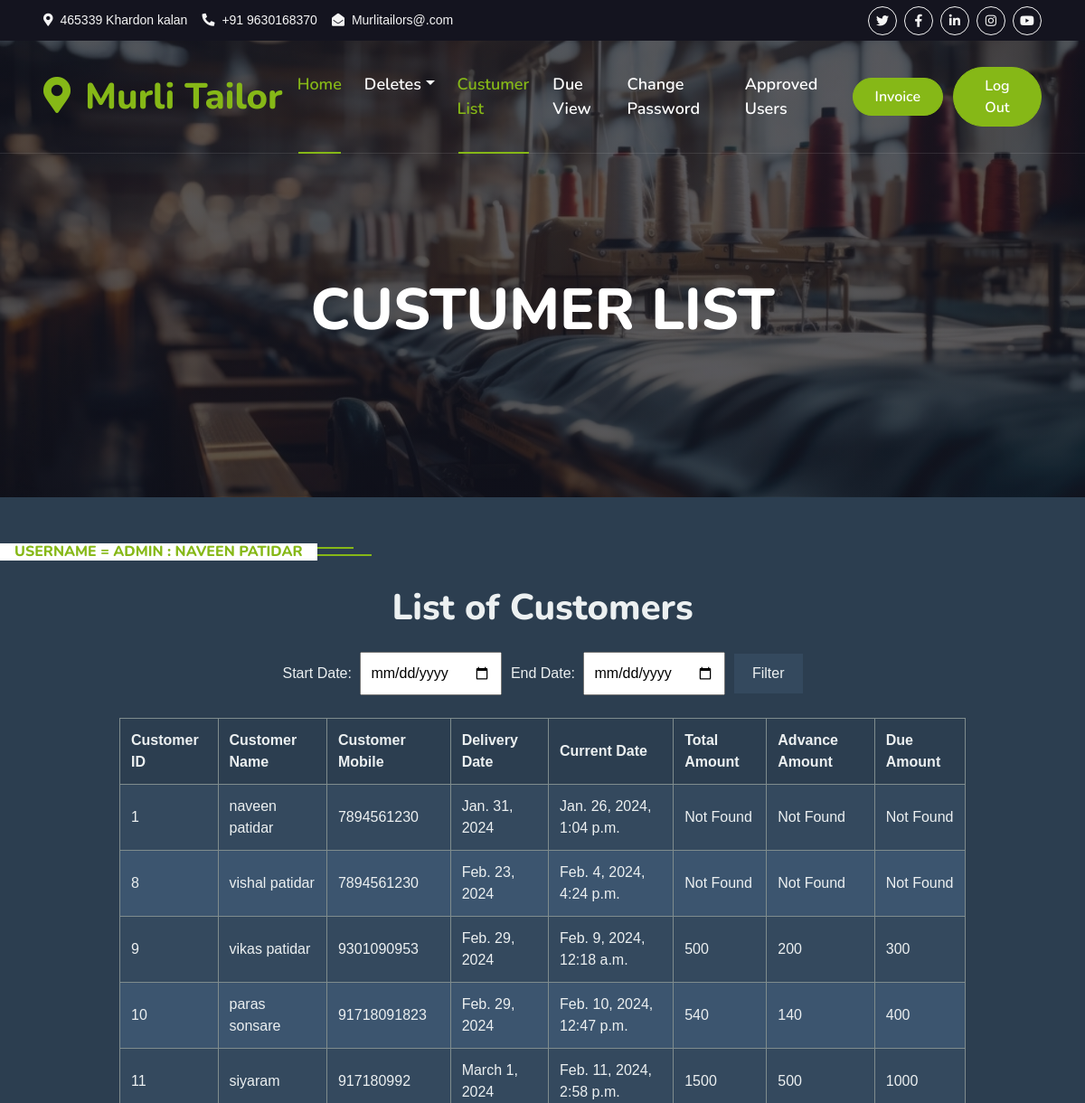
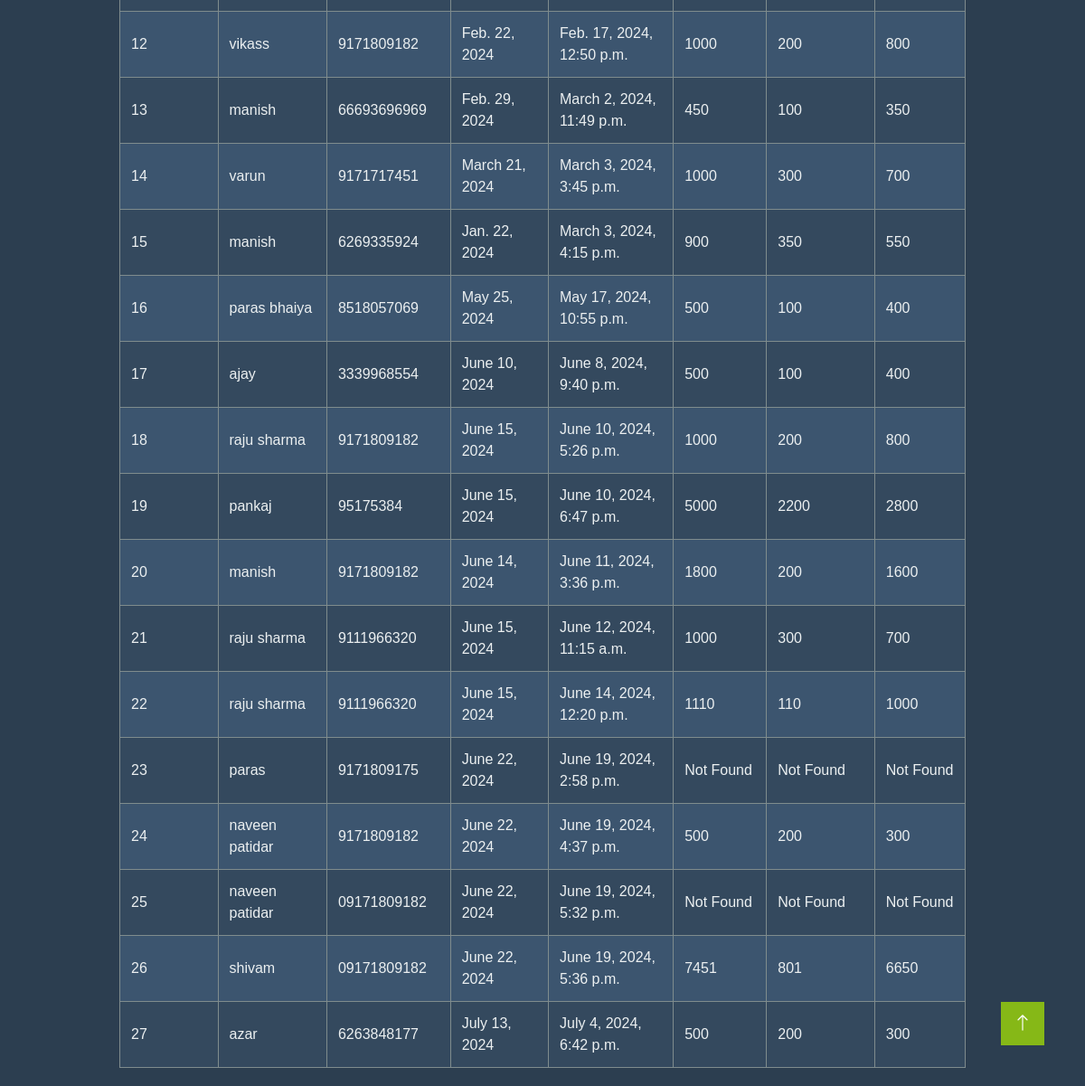
Screenshot of /TailorApp/filter/ with the database file from the repository (2 pictures, top to bottom).
### tailorrecipt/models.py (models this page shows, shortened)
class Addcustumer(models.Model):
    Tailorid=models.ForeignKey(User,on_delete=models.CASCADE)
    Custumerid=models.AutoField(primary_key=True)
    Custumer_name=models.CharField(max_length=100)
    Custumer_mobile=models.CharField(max_length=100)
    Delivery_date = models.DateField()
    Update=models.CharField(default="NOT UPDATED",max_length=100)
    Serial_no = models.CharField(max_length=20 ,unique=True)
    Current_date= models.DateTimeField('date published', default=timezone.now)
    Emailid=models.CharField(max_length=50)

### TailorApp/views.py (the view)
# urls.py: path('filter/',views.filter),
def filter(request):
    msg = ''
    start_date = request.GET.get('start_date')
    end_date = request.GET.get('end_date')
    if start_date and end_date:
        customers = Addcustumer.objects.filter(Delivery_date__range=[start_date, end_date])
    else:
        customers = Addcustumer.objects.all()
    for customer in customers:
        payment_details = Paymentdetails.objects.filter(Custumerid=customer.Custumerid)
        if payment_details.exists():
            total_amount = payment_details.aggregate(Sum('Totalamount'))['Totalamount__sum'] or 0
            advance_amount = payment_details.aggregate(Sum('Advanceamount'))['Advanceamount__sum'] or 0
            due_amount = payment_details.aggregate(Sum('Dueamount'))['Dueamount__sum'] or 0
            customer.Totalamount = total_amount
            customer.Advanceamount = advance_amount
            customer.Dueamount = due_amount
        else:
            customer.Totalamount = "Not Found"
            customer.Advanceamount = "Not Found"
            customer.Dueamount = "Not Found"
    return render(request, 'Filter.html', {'curl':curl,'msg': msg, 'customers': customers, 'start_date': start_date, 'end_date': end_date})

### TailorApp/templates/Filter.html (shortened to what this page needs)
{%  extends 'Masterindex.html'%}
{% load static %}
{%  block navbar  %}
<div class="container-fluid position-relative p-0">
    <nav class="navbar navbar-expand-lg navbar-light px-4 px-lg-5 py-3 py-lg-0">
        <a href="" class="navbar-brand p-0">
            <h1 class="text-primary m-0"><i class="fa fa-map-marker-alt me-3"></i>Murli Tailor</h1>
        </a>
        <div class="collapse navbar-collapse" id="navbarCollapse">
            <div class="navbar-nav ms-auto py-0">
                <a href="{{curl}}TailorApp/tailorhome" class="nav-item nav-link active">Home</a>
                <div class="nav-item dropdown">
                    <a href="{{curl}}pages" class="nav-link dropdown-toggle" data-bs-toggle="dropdown">Deletes</a>
                </div>
                <a href="{{curl}}TailorApp/custumerlist" class="nav-item nav-link active">Custumer List</a>
                <a href="{{curl}}TailorApp/dueview" class="nav-item nav-link">Due View</a>
                <a href="{{curl}}TailorApp/password" class="nav-item nav-link">Change Password</a>
                <a href="{{curl}}TailorApp/approved" class="nav-item nav-link">Approved Users</a>
            </div>
            <a href="{{curl}}TailorApp/idinvoice" class="btn btn-primary rounded-pill py-2 px-4">Invoice</a> &nbsp; &nbsp;
            <a href="{{curl}}login" class="btn btn-primary rounded-pill py-2 px-4">Log Out</a>
        </div>
    </nav>
    <div class="container-fluid bg-primary py-5 mb-5 hero-header">
        <div class="container py-5">
            <div class="row justify-content-center py-5">
                <div class="col-lg-10 pt-lg-5 mt-lg-5 text-center">
                    <h1 class="display-3 text-white mb-3 animated slideInDown">CUSTUMER LIST</h1>
                    </div>
                </div>
            </div>
        </div>
    </div>
{%  endblock navbar %}
{% block package %}
<h6 class="section-title bg-white text-center text-primary px-3">Username = Admin : Naveen patidar</h6>
{% endblock package %}
{% block booking %}
<!DOCTYPE html>
<html>
<head>
</head>
<body>
    <div class="container">
        <h1>List of Customers</h1>
        <form method="GET" action="">
            <label for="start_date">Start Date:</label>
            <input type="date" id="start_date" name="start_date" value="{{ start_date }}">
            <label for="end_date">End Date:</label>
            <input type="date" id="end_date" name="end_date" value="{{ end_date }}">
            <button type="submit">Filter</button>
        </form>
        <table>
            <thead>
                <tr>
                    <th>Customer ID</th>
                    <th>Customer Name</th>
                    <th>Customer Mobile</th>
                    <th>Delivery Date</th>
                    <th>Current Date</th>
                    <th>Total Amount</th>
                    <th>Advance Amount</th>
                    <th>Due Amount</th>
                </tr>
            </thead>
            <tbody>
                {% for customer in customers %}
                <tr>
                    <td>{{ customer.Custumerid }}</td>
                    <td>{{ customer.Custumer_name }}</td>
                    <td>{{ customer.Custumer_mobile }}</td>
                    <td>{{ customer.Delivery_date }}</td>
                    <td>{{ customer.Current_date }}</td>
                    <td>{{ customer.Totalamount }}</td>
                    <td>{{ customer.Advanceamount }}</td>
                    <td>{{ customer.Dueamount }}</td>
                </tr>
                {% endfor %}
            </tbody>
        </table>
    </div>
</body>
</html>
{% endblock booking %}

### tailorrecipt/static/css/style.css (style rules this page uses)
:root { --primary: #86B817; --secondary: #FE8800; --light: #F5F5F5; --dark: #14141F; }
.btn { font-family: 'Nunito', sans-serif; font-weight: 600; transition: .5s; }
.btn.btn-primary, .btn.btn-secondary { color: #FFFFFF; }
.navbar-light .navbar-nav .nav-link { font-family: 'Nunito', sans-serif; position: relative; margin-right: 25px; padding: 35px 0; color: #FFFFFF !important; font-size: 18px; font-weight: 600; outline: none; transition: .5s; }
.navbar-light .navbar-nav .nav-link:hover, .navbar-light .navbar-nav .nav-link.active { color: var(--primary) !important; }
@media (min-width: 992px) { .navbar-light { position: absolute; width: 100%; top: 0; left: 0; border-bottom: 1px solid rgba(256, 256, 256, .1); z-index: 999; } }
@media (min-width: 992px) { .navbar-light .navbar-nav .nav-link::before { position: absolute; content: ""; width: 0; height: 2px; bottom: -1px; left: 50%; background: var(--primary); transition: .5s; } }
@media (min-width: 992px) { .navbar-light .navbar-nav .nav-link:hover::before, .navbar-light .navbar-nav .nav-link.active::before { width: calc(100% - 2px); left: 1px; } }
.hero-header { background: linear-gradient(rgba(20, 20, 31, .7), rgba(20, 20, 31, .7)), url(../img/machine-2.jpg); background-position: center center; background-repeat: no-repeat; background-size: cover; }
.section-title { position: relative; display: inline-block; text-transform: uppercase; }
.section-title::before { position: absolute; content: ""; width: calc(100% + 80px); height: 2px; top: 4px; left: -40px; background: var(--primary); z-index: -1; }
.section-title::after { position: absolute; content: ""; width: calc(100% + 120px); height: 2px; bottom: 5px; left: -60px; background: var(--primary); z-index: -1; }

### TailorApp/templates/Filter.html (style rules this page uses)
body { font-family: Arial, sans-serif; margin: 0; padding: 0; background-color: #2c3e50; color: #ecf0f1; }
.container { width: 80%; margin: auto; overflow: hidden; }
h1 { text-align: center; margin: 20px 0; color: #ecf0f1; }
form { text-align: center; margin-bottom: 20px; }
input[type="date"] { padding: 10px; margin: 5px; }
button { padding: 10px 20px; background-color: #34495e; color: #ecf0f1; border: none; cursor: pointer; }
table { width: 100%; border-collapse: collapse; margin: 20px 0; background-color: #34495e; color: #ecf0f1; }
table, th, td { border: 1px solid #7f8c8d; }
th, td { padding: 12px; text-align: left; }
th { background-color: #2c3e50; }
tr:nth-child(even) { background-color: #3c556f; }
tr:nth-child(odd) { background-color: #34495e; }

### rows the page displays
Addcustumer: Custumerid "1", Custumer_name "naveen patidar", Custumer_mobile "7894561230", Delivery_date "Jan. 31, 2024", Current_date "Jan. 26, 2024, 1:04 p.m.", Totalamount "Not Found", Advanceamount "Not Found", Dueamount "Not Found"
Addcustumer: Custumerid "8", Custumer_name "vishal patidar", Custumer_mobile "7894561230", Delivery_date "Feb. 23, 2024", Current_date "Feb. 4, 2024, 4:24 p.m.", Totalamount "Not Found", Advanceamount "Not Found", Dueamount "Not Found"
Addcustumer: Custumerid "9", Custumer_name "vikas patidar", Custumer_mobile "9301090953", Delivery_date "Feb. 29, 2024", Current_date "Feb. 9, 2024, 12:18 a.m.", Totalamount "500", Advanceamount "200", Dueamount "300"
Addcustumer: Custumerid "10", Custumer_name "paras sonsare", Custumer_mobile "91718091823", Delivery_date "Feb. 29, 2024", Current_date "Feb. 10, 2024, 12:47 p.m.", Totalamount "540", Advanceamount "140", Dueamount "400"
Addcustumer: Custumerid "11", Custumer_name "siyaram", Custumer_mobile "917180992", Delivery_date "March 1, 2024", Current_date "Feb. 11, 2024, 2:58 p.m.", Totalamount "1500", Advanceamount "500", Dueamount "1000"
Addcustumer: Custumerid "12", Custumer_name "vikass", Custumer_mobile "9171809182", Delivery_date "Feb. 22, 2024", Current_date "Feb. 17, 2024, 12:50 p.m.", Totalamount "1000", Advanceamount "200", Dueamount "800"
Addcustumer: Custumerid "13", Custumer_name "manish", Custumer_mobile "66693696969", Delivery_date "Feb. 29, 2024", Current_date "March 2, 2024, 11:49 p.m.", Totalamount "450", Advanceamount "100", Dueamount "350"
Addcustumer: Custumerid "14", Custumer_name "varun", Custumer_mobile "9171717451", Delivery_date "March 21, 2024", Current_date "March 3, 2024, 3:45 p.m.", Totalamount "1000", Advanceamount "300", Dueamount "700"
Addcustumer: Custumerid "15", Custumer_name "manish", Custumer_mobile "6269335924", Delivery_date "Jan. 22, 2024", Current_date "March 3, 2024, 4:15 p.m.", Totalamount "900", Advanceamount "350", Dueamount "550"
Addcustumer: Custumerid "16", Custumer_name "paras bhaiya", Custumer_mobile "8518057069", Delivery_date "May 25, 2024", Current_date "May 17, 2024, 10:55 p.m.", Totalamount "500", Advanceamount "100", Dueamount "400"
Addcustumer: Custumerid "17", Custumer_name "ajay", Custumer_mobile "3339968554", Delivery_date "June 10, 2024", Current_date "June 8, 2024, 9:40 p.m.", Totalamount "500", Advanceamount "100", Dueamount "400"
Addcustumer: Custumerid "18", Custumer_name "raju sharma", Custumer_mobile "9171809182", Delivery_date "June 15, 2024", Current_date "June 10, 2024, 5:26 p.m.", Totalamount "1000", Advanceamount "200", Dueamount "800"
Addcustumer: Custumerid "19", Custumer_name "pankaj", Custumer_mobile "95175384", Delivery_date "June 15, 2024", Current_date "June 10, 2024, 6:47 p.m.", Totalamount "5000", Advanceamount "2200", Dueamount "2800"
Addcustumer: Custumerid "20", Custumer_name "manish", Custumer_mobile "9171809182", Delivery_date "June 14, 2024", Current_date "June 11, 2024, 3:36 p.m.", Totalamount "1800", Advanceamount "200", Dueamount "1600"
Addcustumer: Custumerid "21", Custumer_name "raju sharma", Custumer_mobile "9111966320", Delivery_date "June 15, 2024", Current_date "June 12, 2024, 11:15 a.m.", Totalamount "1000", Advanceamount "300", Dueamount "700"
Addcustumer: Custumerid "22", Custumer_name "raju sharma", Custumer_mobile "9111966320", Delivery_date "June 15, 2024", Current_date "June 14, 2024, 12:20 p.m.", Totalamount "1110", Advanceamount "110", Dueamount "1000"
Addcustumer: Custumerid "23", Custumer_name "paras", Custumer_mobile "9171809175", Delivery_date "June 22, 2024", Current_date "June 19, 2024, 2:58 p.m.", Totalamount "Not Found", Advanceamount "Not Found", Dueamount "Not Found"
Addcustumer: Custumerid "24", Custumer_name "naveen patidar", Custumer_mobile "9171809182", Delivery_date "June 22, 2024", Current_date "June 19, 2024, 4:37 p.m.", Totalamount "500", Advanceamount "200", Dueamount "300"
Addcustumer: Custumerid "25", Custumer_name "naveen patidar", Custumer_mobile "09171809182", Delivery_date "June 22, 2024", Current_date "June 19, 2024, 5:32 p.m.", Totalamount "Not Found", Advanceamount "Not Found", Dueamount "Not Found"
Addcustumer: Custumerid "26", Custumer_name "shivam", Custumer_mobile "09171809182", Delivery_date "June 22, 2024", Current_date "June 19, 2024, 5:36 p.m.", Totalamount "7451", Advanceamount "801", Dueamount "6650"
Addcustumer: Custumerid "27", Custumer_name "azar", Custumer_mobile "6263848177", Delivery_date "July 13, 2024", Current_date "July 4, 2024, 6:42 p.m.", Totalamount "500", Advanceamount "200", Dueamount "300"
